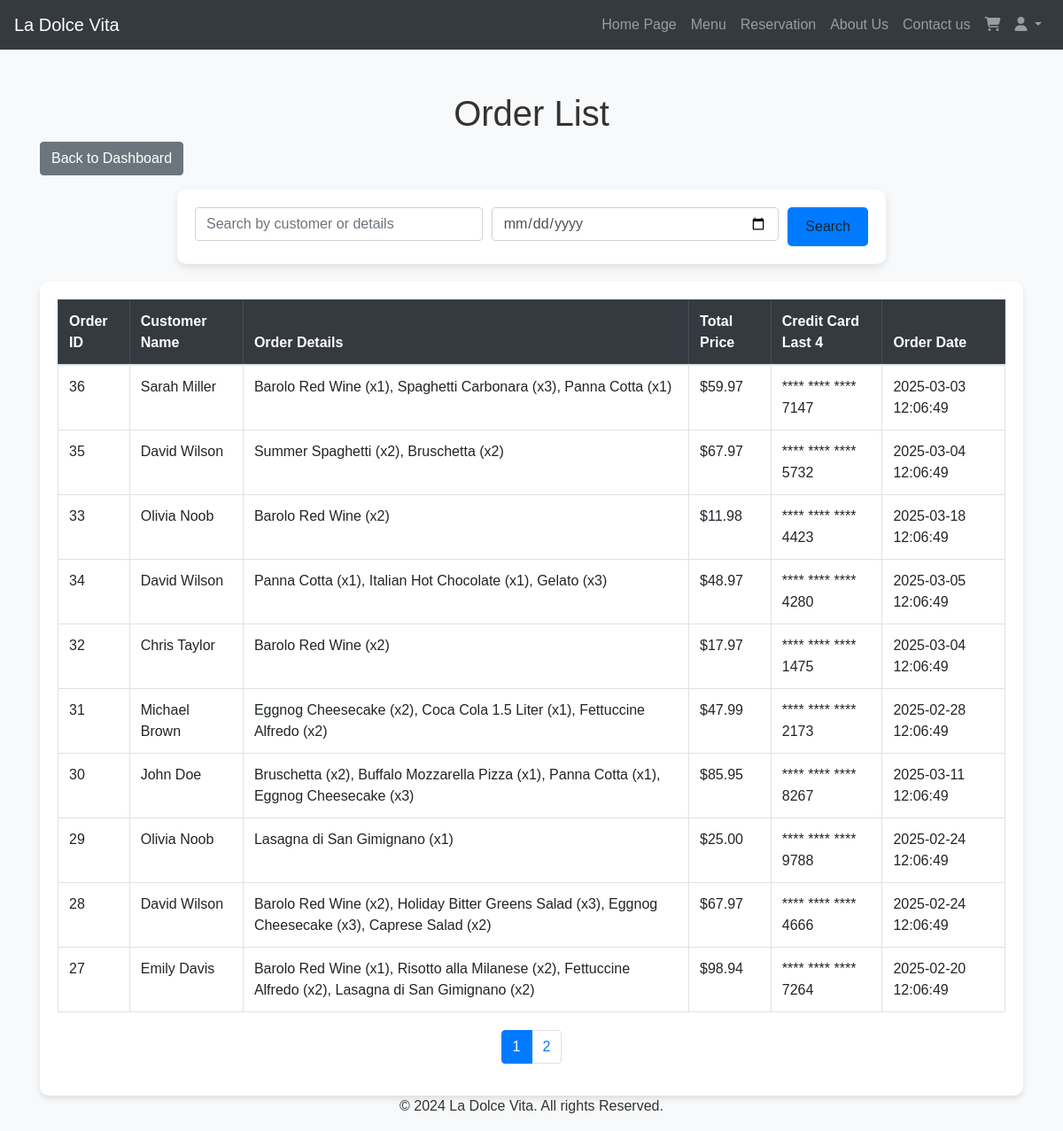
Screenshot of /index.php?page=admin_orders_list (signed in) with the database file from the repository.
### tables this page shows
CREATE TABLE IF NOT EXISTS `orders` (
  `OrderID` int NOT NULL AUTO_INCREMENT,
  `CustomerID` int DEFAULT NULL,
  `OrderDetails` text NOT NULL,
  `TotalPrice` decimal(10,2) NOT NULL,
  `CreditCardLast4` char(4) NOT NULL,
  `OrderDate` timestamp NULL DEFAULT CURRENT_TIMESTAMP,
  PRIMARY KEY (`OrderID`)
);

CREATE TABLE IF NOT EXISTS `accounts` (
  `AccountID` int NOT NULL AUTO_INCREMENT,
  `FName` varchar(30) NOT NULL,
  `LName` varchar(30) NOT NULL,
  `Username` varchar(30) NOT NULL,
  `Password` varchar(255) NOT NULL,
  `Email` varchar(50) NOT NULL,
  `Role` enum('admin','user') NOT NULL DEFAULT 'user',
  PRIMARY KEY (`AccountID`),
  UNIQUE KEY `Username` (`Username`),
  UNIQUE KEY `Email` (`Email`)
);

### src/controller/admin/Orders.php (the view, shortened to what this page needs)
<?php
require_once realpath(__DIR__ . '/../../../config/config.php');
$search_query = "";
$date_filter = "";
$limit = 10;
$p = isset($_GET['p']) ? (int)$_GET['p'] : 1;
$offset = ($p - 1) * $limit;
$sql = "SELECT O.OrderID, A.FName, A.LName, O.OrderDetails, O.TotalPrice, O.CreditCardLast4, O.OrderDate
        FROM orders O
        JOIN accounts A ON O.CustomerID = A.AccountID
        WHERE 1";
$sql .= " LIMIT ? OFFSET ?";
$stmt = $mysqli->prepare($sql);
if ($search_query && $date_filter) {
    $search_param = "%$search_query%";
    $stmt->bind_param("ssssiii", $search_param, $search_param, $search_param, $search_param, $date_filter, $limit, $offset);
} elseif ($search_query) {
    $search_param = "%$search_query%";
    $stmt->bind_param("ssssii", $search_param, $search_param, $search_param, $search_param, $limit, $offset);
} elseif ($date_filter) {
    $stmt->bind_param("sii", $date_filter, $limit, $offset);
} else {
    $stmt->bind_param("ii", $limit, $offset);
}
$stmt->execute();
$result = $stmt->get_result();
$count_sql = "SELECT COUNT(*) AS total
              FROM orders O
              JOIN accounts A ON O.CustomerID = A.AccountID
              WHERE 1";
$stmt_count = $mysqli->prepare($count_sql);
$stmt_count->execute();
$count_result = $stmt_count->get_result();
$total_row = $count_result->fetch_assoc();
$total_records = $total_row['total'];
$total_pages = ceil($total_records / $limit);
?>
<!DOCTYPE html>
<html lang="en">
<head>
    <link rel="stylesheet" href="https://cdnjs.cloudflare.com/ajax/libs/font-awesome/5.15.4/css/all.min.css">
    <link rel="stylesheet" href="https://stackpath.bootstrapcdn.com/bootstrap/4.5.2/css/bootstrap.min.css">
    <link rel="stylesheet" href="/assets/css/styles.css">
</head>
<body>
    <header id="navbar">
        <?php require_once realpath(__DIR__ . '/../../views/header.php'); ?>
    </header>
    <div class="container mt-5">
        <h1 class="text-center">Order List</h1>
        <a href="index.php?page=admin_dashboard" class="btn btn-secondary mb-3">Back to Dashboard</a>
        <div class="search-container">
            <div class="search-bar-card">
                <form method="GET" class="search-bar" action="index.php">
                    <input type="text" name="search" class="form-control" placeholder="Search by customer or details" value="<?= htmlspecialchars($search_query) ?>" style="flex: 1;">
                    <input type="date" name="date" class="form-control" value="<?= htmlspecialchars($date_filter) ?>">
                    <button type="submit" class="btn btn-search">Search</button>
                </form>
            </div>
        </div>
        <div class="table-wrapper table-responsive">
            <table class="table table-hover table-bordered">
                <thead class="table-dark">
                    <tr>
                        <th>Order ID</th>
                        <th>Customer Name</th>
                        <th>Order Details</th>
                        <th>Total Price</th>
                        <th>Credit Card Last 4</th>
                        <th>Order Date</th>
                    </tr>
                </thead>
                <tbody>
                    <?php if (mysqli_num_rows($result) > 0): ?>
                        <?php while ($row = $result->fetch_assoc()): ?>
                            <tr>
                                <td><?= htmlspecialchars($row['OrderID']) ?></td>
                                <td><?= htmlspecialchars($row['FName'] . " " . $row['LName']) ?></td>
                                <td><?= htmlspecialchars($row['OrderDetails']) ?></td>
                                <td>$<?= number_format($row['TotalPrice'], 2) ?></td>
                                <td><?php echo "**** **** **** " . htmlspecialchars($row['CreditCardLast4']); ?></td>
                                <td><?= date('Y-m-d H:i:s', strtotime($row['OrderDate'])) ?></td>
                            </tr>
                        <?php endwhile; ?>
                    <?php else: ?>
                        <tr>
                            <td colspan="6" class="text-center">No orders found.</td>
                        </tr>
                    <?php endif; ?>
                </tbody>
            </table>
            <?php if ($total_pages > 1): ?>
            <nav aria-label="Page navigation">
                <ul class="pagination justify-content-center">
                    <?php for ($i = 1; $i <= $total_pages; $i++): ?>
                        <li class="page-item <?= ($i == $p) ? 'active' : '' ?>">
                            <a class="page-link" href="index.php?page=admin_orders_list&p=<?= $i ?><?php if($search_query) echo '&search=' . urlencode($search_query); ?><?php if($date_filter) echo '&date=' . urlencode($date_filter); ?>">
                                <?= $i ?>
                            </a>
                        </li>
                    <?php endfor; ?>
                </ul>
            </nav>
            <?php endif; ?>
        </div>
    </div>
    <footer class="footer">
        <div class="container text-center">
            <p>&copy; 2024 La Dolce Vita. All rights Reserved. </p>
        </div>
    </footer>
</body>
</html>

### assets/css/styles.css (style rules this page uses)
* { margin: 0; padding: 0; box-sizing: border-box; }
body { font-family: 'Arial', sans-serif; color: #333; }

### src/controller/admin/Orders.php (style rules this page uses)
body { background-color: #f8f9fa; }
h1 { margin-top: 30px; color: #333; }
.search-container { display: flex; justify-content: center; margin-bottom: 20px; }
.search-bar-card { background-color: #ffffff; box-shadow: 0px 4px 10px rgba(0, 0, 0, 0.1); padding: 20px; border-radius: 10px; width: 100%; max-width: 800px; }
.search-bar { display: flex; flex-wrap: wrap; gap: 10px; }
.search-bar input { flex: 1; min-width: 150px; }
.btn-search { background-color: #007bff; border: none; padding: 10px 20px; border-radius: 5px; }
.table-wrapper { box-shadow: 0px 4px 6px rgba(0, 0, 0, 0.1); background-color: #fff; border-radius: 10px; padding: 20px; margin-top: 20px; }
.pagination { margin-top: 20px; }

### rows the page displays
orders: OrderID "36", accounts.FName+LName "Sarah Miller", OrderDetails "Barolo Red Wine (x1), Spaghetti Carbonara (x3), Panna Cotta (x1)", TotalPrice "59.97", CreditCardLast4 "7147", OrderDate "2025-03-03 12:06:49"
orders: OrderID "35", accounts.FName+LName "David Wilson", OrderDetails "Summer Spaghetti (x2), Bruschetta (x2)", TotalPrice "67.97", CreditCardLast4 "5732", OrderDate "2025-03-04 12:06:49"
orders: OrderID "33", accounts.FName+LName "Olivia Noob", OrderDetails "Barolo Red Wine (x2)", TotalPrice "11.98", CreditCardLast4 "4423", OrderDate "2025-03-18 12:06:49"
orders: OrderID "34", accounts.FName+LName "David Wilson", OrderDetails "Panna Cotta (x1), Italian Hot Chocolate (x1), Gelato (x3)", TotalPrice "48.97", CreditCardLast4 "4280", OrderDate "2025-03-05 12:06:49"
orders: OrderID "32", accounts.FName+LName "Chris Taylor", OrderDetails "Barolo Red Wine (x2)", TotalPrice "17.97", CreditCardLast4 "1475", OrderDate "2025-03-04 12:06:49"
orders: OrderID "31", accounts.FName+LName "Michael Brown", OrderDetails "Eggnog Cheesecake (x2), Coca Cola 1.5 Liter (x1), Fettuccine Alfredo (x2)", TotalPrice "47.99", CreditCardLast4 "2173", OrderDate "2025-02-28 12:06:49"
orders: OrderID "30", accounts.FName+LName "John Doe", OrderDetails "Bruschetta (x2), Buffalo Mozzarella Pizza (x1), Panna Cotta (x1), Eggnog Cheesecake (x3)", TotalPrice "85.95", CreditCardLast4 "8267", OrderDate "2025-03-11 12:06:49"
orders: OrderID "29", accounts.FName+LName "Olivia Noob", OrderDetails "Lasagna di San Gimignano (x1)", TotalPrice "25.00", CreditCardLast4 "9788", OrderDate "2025-02-24 12:06:49"
orders: OrderID "28", accounts.FName+LName "David Wilson", OrderDetails "Barolo Red Wine (x2), Holiday Bitter Greens Salad (x3), Eggnog Cheesecake (x3), Caprese Salad (x2)", TotalPrice "67.97", CreditCardLast4 "4666", OrderDate "2025-02-24 12:06:49"
orders: OrderID "27", accounts.FName+LName "Emily Davis", OrderDetails "Barolo Red Wine (x1), Risotto alla Milanese (x2), Fettuccine Alfredo (x2), Lasagna di San Gimignano (x2)", TotalPrice "98.94", CreditCardLast4 "7264", OrderDate "2025-02-20 12:06:49"
